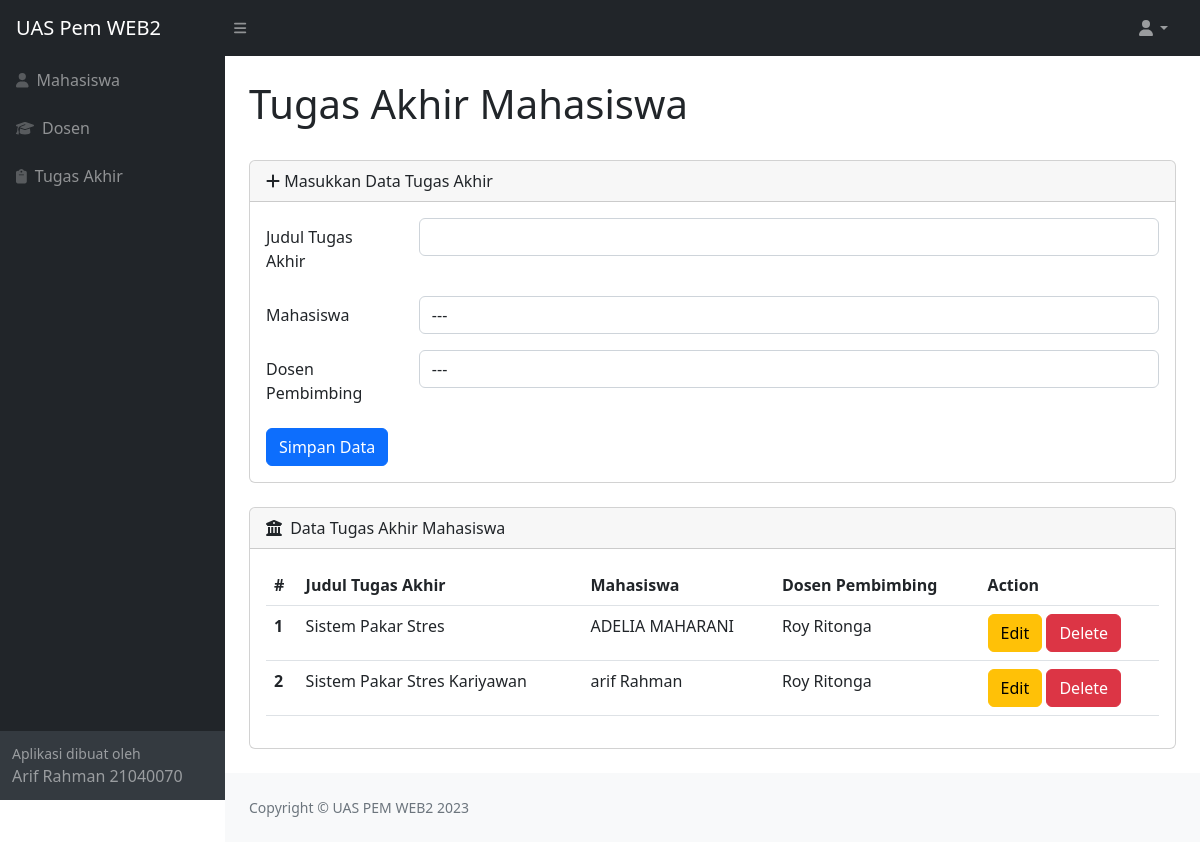
The app's page /tugasakhir.php (signed in) with its own data.
### tables this page shows
CREATE TABLE `tugas_akhir` (
  `id` int(11) NOT NULL,
  `judul` varchar(100) NOT NULL,
  `id_mahasiswa` int(15) NOT NULL,
  `id_dosen` int(15) NOT NULL
);

CREATE TABLE `mahasiswa` (
  `id` int(11) NOT NULL,
  `nim` varchar(25) NOT NULL,
  `nama` varchar(25) NOT NULL,
  `email` varchar(25) NOT NULL,
  `fakultas` varchar(25) NOT NULL
);

CREATE TABLE `dosen` (
  `id` int(11) NOT NULL,
  `nidn` varchar(25) NOT NULL,
  `nama` varchar(25) NOT NULL,
  `nohp` varchar(25) NOT NULL
);

### pages/content/tugasakhir.php (the view, shortened to what this page needs)
<?php
include_once("koneksi/config.php");
$judul = "";
?>
<main>
    <div class="container-fluid px-4">
        <h1 class="mt-4">Tugas Akhir Mahasiswa</h1>
        <div class="card mb-4">
            <div class="card-header">
                <i class="fas fa-plus"></i>
                Masukkan Data Tugas Akhir
            </div>
            <div class="card-body">
                <form action="" method="POST">
                    <div class="mb-3 row">
                        <label for="judul" class="col-sm-2 col-form-label">Judul Tugas Akhir</label>
                        <div class="col-sm-10">
                            <input type="text" class="form-control" id="judul" name="judul" value="<?php echo $judul; ?>">
                        </div>
                    </div>
                    <div class="mb-3 row">
                        <label for="id_mahasiswa" class="col-sm-2 col-form-label">Mahasiswa</label>
                        <div class="col-sm-10">
                            <select class="form-control" name="id_mahasiswa" id="id_mahasiswa">
                                <option>---</option>
                            </select>
                        </div>
                    </div>
                    <div class="mb-3 row">
                        <label for="id_dosen" class="col-sm-2 col-form-label">Dosen Pembimbing</label>
                        <div class="col-sm-10">
                            <select class="form-control" name="id_dosen" id="id_dosen">
                                <option>---</option>
                            </select>
                        </div>
                    </div>
                    <div class="col-12">
                        <input type="submit" name="simpan" value="Simpan Data" class="btn btn-primary" />
                    </div>
                </form>
            </div>
        </div>
        <div class="card mb-4">
            <div class="card-header">
                <i class="fas fa-building-columns me-1"></i>
                Data Tugas Akhir Mahasiswa
            </div>
            <div class="card-body">
                <table class="table">
                    <thead>
                        <tr>
                            <th scope="col">#</th>
                            <th scope="col">Judul Tugas Akhir</th>
                            <th scope="col">Mahasiswa</th>
                            <th scope="col">Dosen Pembimbing</th>
                            <th scope="col">Action</th>
                        </tr>
                    </thead>
                    <tbody>
                        <?php
                        $query_tugas_akhir = mysqli_query($koneksi, "SELECT tugas_akhir.id, tugas_akhir.judul, mahasiswa.nama AS nama_mahasiswa, dosen.nama AS nama_dosen FROM tugas_akhir INNER JOIN mahasiswa ON tugas_akhir.id_mahasiswa = mahasiswa.id INNER JOIN dosen ON tugas_akhir.id_dosen = dosen.id") or die(mysqli_error($koneksi));
                        $nomor = 1;
                        while ($tugas_akhir = mysqli_fetch_array($query_tugas_akhir)) {
                            $judul              = $tugas_akhir['judul'];
                            $nama_mahasiswa     = $tugas_akhir['nama_mahasiswa'];
                            $nama_dosen         = $tugas_akhir['nama_dosen'];
                            $id                 = $tugas_akhir['id'];
                            ?>
                         <tr>
                                <th scope="row"><?php echo $nomor++ ?></th>
                                <td scope="row"><?php echo $judul ?></td>
                                <td scope="row"><?php echo $nama_mahasiswa ?></td>
                                <td scope="row"><?php echo $nama_dosen ?></td>
                                <td scope="row">
                                    <a href="tugasakhir.php?op=edit&id=<?php echo $id ?>"><button type="button" class="btn btn-warning">Edit</button></a>
                                    <a href="tugasakhir.php?op=delete&id=<?php echo $id ?>" onclick="return confirm('Yakin mau delete data?')"><button type="button" class="btn btn-danger">Delete</button></a>
                                    </td>
                            </tr>
                        <?php
                        }
                        ?>
                    </tbody>
                </table>
            </div>
        </div>
    </div>
</main>

### records on screen
tugas_akhir: judul "Sistem Pakar Stres", id_mahasiswa.nama "ADELIA MAHARANI", id_dosen.nama "Roy Ritonga"
tugas_akhir: judul "Sistem Pakar Stres Kariyawan", id_mahasiswa.nama "arif Rahman", id_dosen.nama "Roy Ritonga"
